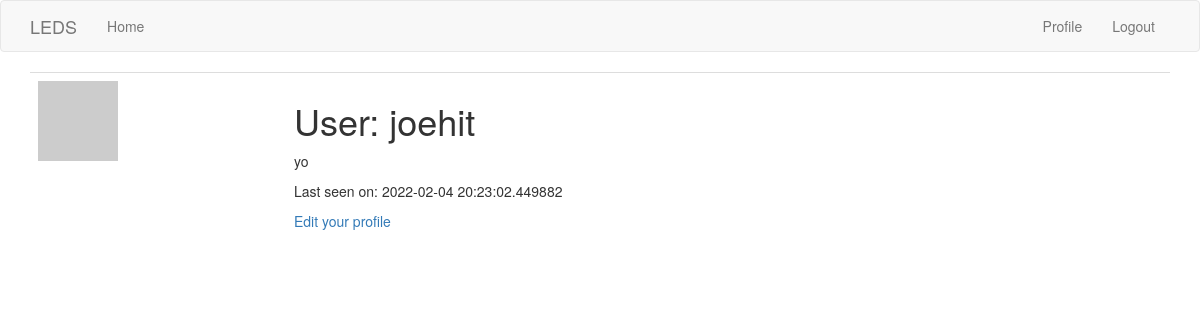
Before: /user/joehit (signed in) with the older database file.
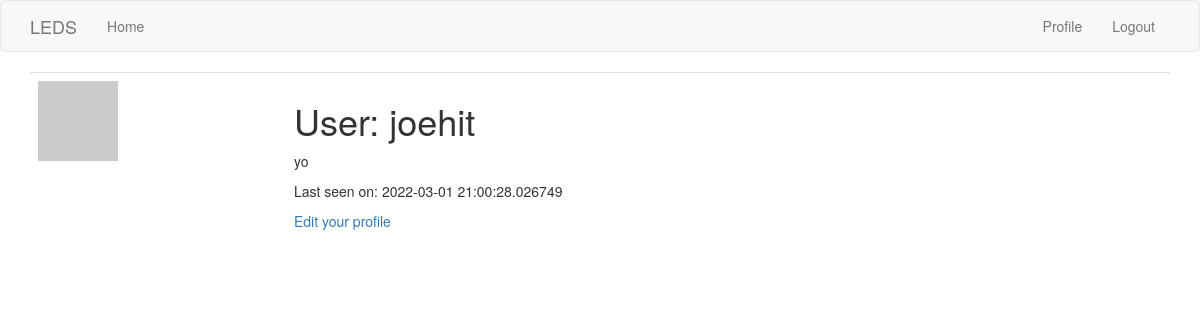
After: the same page with the newer database file.
### app/models.py (models this page shows, shortened)
class User(UserMixin, db.Model):
    id = db.Column(db.Integer, primary_key=True)
    username = db.Column(db.String(64), index=True, unique=True)
    email = db.Column(db.String(120), index=True, unique=True)
    password_hash = db.Column(db.String(128))
    posts = db.relationship('Post', backref='author', lazy='dynamic')
    about_me = db.Column(db.String(140))
    last_seen = db.Column(db.DateTime, default=datetime.utcnow)
    def avatar(self, size):
        digest = md5(self.email.lower().encode('utf-8')).hexdigest()
        return 'https://www.gravatar.com/avatar/{}?d=identicon&s={}'.format(
            digest, size)

### app/routes.py (the view)
@app.route('/user/<username>')
@login_required
def user(username):
    user = User.query.filter_by(username=username).first_or_404()
    posts = [
    ]
    return render_template('user.html', user=user, posts=posts)

### app/models.py (called while the page is built)
@login.user_loader
def load_user(id):
    return User.query.get(int(id))

### app/routes.py (called while the page is built)
@app.before_request
def before_request():
    if current_user.is_authenticated:
        current_user.last_seen = datetime.datetime.utcnow()
        db.session.commit()

### app/templates/user.html (shortened to what this page needs)
{% extends "base.html" %}
{% block app_content %}
    <table class="table table-hover">
        <tr>
            <td width="256px"><img src="{{ user.avatar(256) }}"></td>
            <td>
                <h1>User: {{ user.username }}</h1>
                {% if user.about_me %}<p>{{ user.about_me }}</p>{% endif %}
                {% if user.last_seen %}<p>Last seen on: {{ user.last_seen }}</p>{% endif %}
                {% if user == current_user %}
                <p><a href="{{ url_for('edit_profile') }}">Edit your profile</a></p>
                {% endif %}
            </td>
        </tr>
    </table>
{% endblock %}

Changed rows visible on the page:
changed User "joehit": last_seen "2022-02-04 20:23:02.449882" → "2022-03-01 21:00:28.026749"
